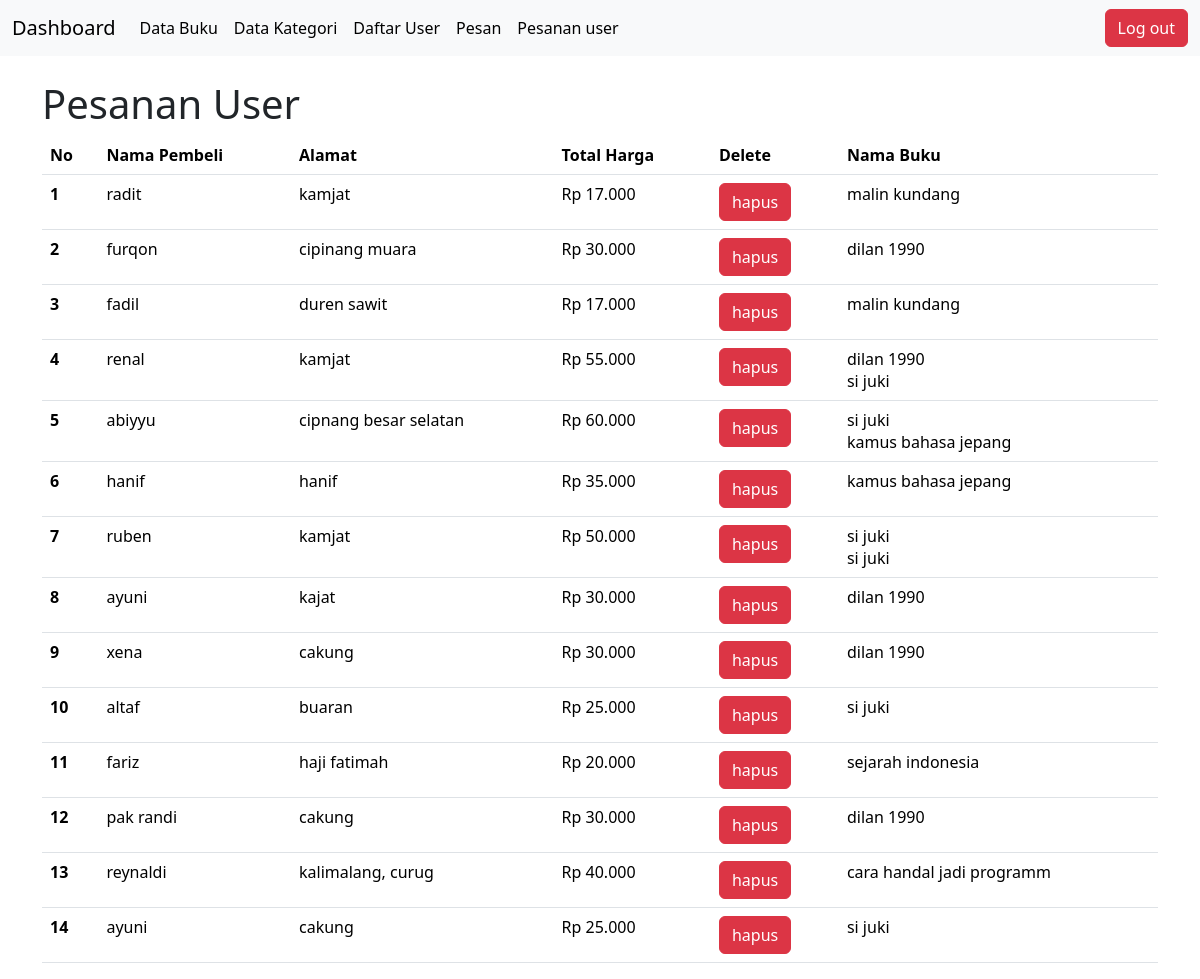
The page /admin/pesanan.php on the database its author committed.
### tables this page shows
CREATE TABLE `orders` (
  `id` int(11) NOT NULL,
  `customer_name` varchar(255) NOT NULL,
  `customer_address` text NOT NULL,
  `product_name` varchar(255) NOT NULL,
  `quantity` int(11) NOT NULL,
  `total_price` decimal(10,2) NOT NULL,
  `status` enum('pending','delivered') DEFAULT 'pending'
);

CREATE TABLE `order_items` (
  `id` int(11) NOT NULL,
  `order_id` int(11) DEFAULT NULL,
  `product_name` varchar(255) DEFAULT NULL,
  `product_price` decimal(10,2) DEFAULT NULL,
  `product_quantity` int(11) DEFAULT NULL
);

### admin/pesanan.php (the view, shortened to what this page needs)
<?php
require 'navbar.php';
require 'conn.php';
$sql = 'SELECT * FROM orders';
$pesans = [];
$result = mysqli_query($conn, $sql);
if (mysqli_num_rows($result) > 0) {
    while ($row = mysqli_fetch_assoc($result)) {
        $pesans[] = $row;
    }
}
$sqls = 'SELECT * FROM order_items';
$pesanss = [];
$results = mysqli_query($conn, $sqls);
if (mysqli_num_rows($results) > 0) {
    while ($rows = mysqli_fetch_assoc($results)) {
        $pesanss[] = $rows;
    }
}
?>
<!doctype html>
<html lang="en">
<head>
    <link href="https://cdn.jsdelivr.net/npm/bootstrap@5.3.3/dist/css/bootstrap.min.css" rel="stylesheet">
</head>
<body>
<div class="container">
    <br>
    <h1>Pesanan User</h1>
    <table class="table table-hover">
        <thead>
            <tr>
                <th scope="col">No</th>
                <th scope="col">Nama Pembeli</th>
                <th scope="col">Alamat</th>
                <th scope="col">Total Harga</th>
                <th scope="col">Delete</th>
                <th scope="col">Nama Buku</th>
            </tr>
        </thead>
        <tbody>
            <?php $i = 1;
            foreach ($pesans as $pesan) {
                ?>
                <tr>
                    <th scope="row"><?php echo $i++; ?></th>
                    <td><?php echo $pesan['customer_name']; ?></td>
                    <td><?php echo $pesan['customer_address']; ?></td>
                    <td>Rp <?= htmlspecialchars(number_format($pesan['total_price'], 0, ',', '.')) ?></td>
                    <td>  <a href="hapus_pesanan.php?id=<?php echo $pesan['id']; ?>" class="btn btn-danger" onclick="return confirm('yakin?');" >hapus</a></td>
                    <td>
                        <?php
                        foreach ($pesanss as $pes) {
                            if ($pes['order_id'] == $pesan['id']) {
                                echo $pes['product_name'] . "<br>";
                            }
                        }
                        ?>
                    </td>
                </tr>
            <?php } ?>
        </tbody>
    </table>
</div>
</body>
</html>

### rows shown on the page
orders: customer_name "radit", customer_address "kamjat", total_price "17.000"
order_items: product_name "malin kundang"
orders: customer_name "furqon", customer_address "cipinang muara", total_price "30.000"
order_items: product_name "dilan 1990"
orders: customer_name "fadil", customer_address "duren sawit", total_price "17.000"
order_items: product_name "malin kundang"
orders: customer_name "renal", customer_address "kamjat", total_price "55.000"
order_items: product_name "dilan 1990"
order_items: product_name "si juki"
orders: customer_name "abiyyu", customer_address "cipnang besar selatan", total_price "60.000"
order_items: product_name "si juki"
order_items: product_name "kamus bahasa jepang"
orders: customer_name "hanif", customer_address "hanif", total_price "35.000"
order_items: product_name "kamus bahasa jepang"
orders: customer_name "ruben", customer_address "kamjat", total_price "50.000"
order_items: product_name "si juki"
order_items: product_name "si juki"
orders: customer_name "ayuni", customer_address "kajat", total_price "30.000"
order_items: product_name "dilan 1990"
orders: customer_name "xena", customer_address "cakung", total_price "30.000"
order_items: product_name "dilan 1990"
orders: customer_name "altaf", customer_address "buaran", total_price "25.000"
order_items: product_name "si juki"
orders: customer_name "fariz", customer_address "haji fatimah", total_price "20.000"
order_items: product_name "sejarah indonesia"
orders: customer_name "pak randi", customer_address "cakung", total_price "30.000"
order_items: product_name "dilan 1990"
orders: customer_name "reynaldi", customer_address "kalimalang, curug", total_price "40.000"
order_items: product_name "cara handal jadi programm"
orders: customer_name "ayuni", customer_address "cakung", total_price "25.000"
order_items: product_name "si juki"
